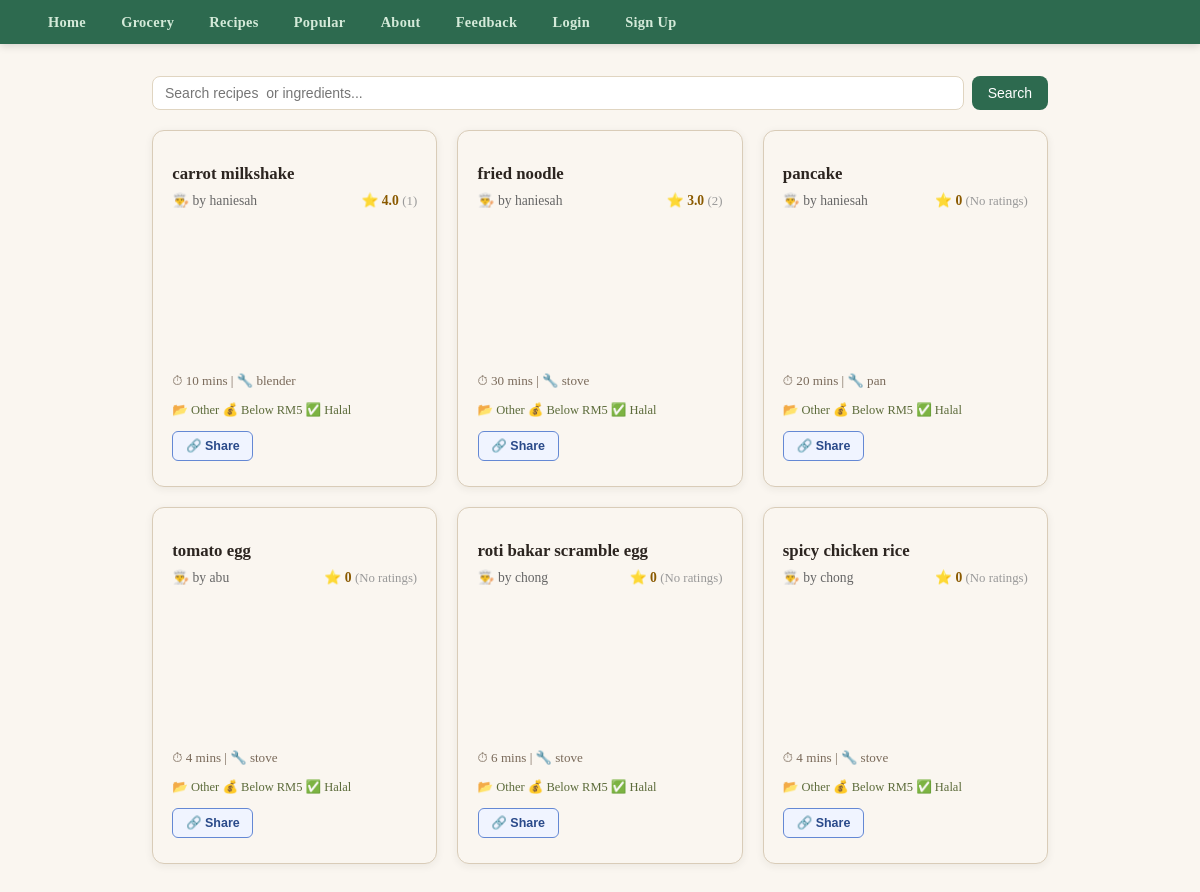
The app's page /recipes/ with its own data.
### pages/models.py (models this page shows, shortened)
class Recipe(models.Model):
    BUDGET_CHOICES = [
        ('low',    'Below RM5'),
        ('medium', 'RM5 – RM15'),
        ('high',   'Above RM15'),
    ]
    MEAL_TYPE_CHOICES = [
    ('breakfast', 'Breakfast'),
    ('lunch',     'Lunch'),
    ('dinner',    'Dinner'),
    ('snack',     'Snack'),
    ('dessert',   'Dessert'),
    ('drinks',    'Drinks'),
    ('other',     'Other'),
    ]
    meal_type = models.CharField(max_length=20, choices=MEAL_TYPE_CHOICES, default='other')
    name         = models.CharField(max_length=100)
    ingredients  = models.ManyToManyField(
        Ingredient,
        blank=True,
        related_name='recipes'
    )
    cooking_time = models.IntegerField()
    appliance    = models.CharField(max_length=100)
    instructions = models.TextField()
    image_url    = models.URLField(max_length=500, null=True, blank=True)
    is_halal     = models.BooleanField(default=True)
    budget       = models.CharField(
        max_length=10, choices=BUDGET_CHOICES, default='low'
    )
    filters      = models.ManyToManyField(RecipeFilter, blank=True)
    user         = models.ForeignKey(
        'pages.AppUser',
        on_delete=models.CASCADE,
        related_name='recipes'
    )

class AppUser(AbstractUser):
    age = models.IntegerField(null=True, blank=True)
    objects = UserManager()

### pages/views.py (the view)
# urls.py: path("recipes/",                 views.recipe_list,   name="recipe_list"),
def recipe_list(request):
    recipes = Recipe.objects.all()
    search = request.GET.get('search', '').strip()
    if search:
        recipes = recipes.filter(
            Q(name__icontains=search) | Q(ingredients__name__icontains=search)
        ).distinct()
    ingredient_search_q = request.GET.get('ingredient', '').strip()
    if ingredient_search_q:
        recipes = recipes.filter(
            ingredients__name__icontains=ingredient_search_q
        ).distinct()
    meal_types = request.GET.getlist('meal_type')
    if meal_types:
        recipes = recipes.filter(meal_type__in=meal_types)
    if request.user.is_authenticated:
        favourited_ids = set(
            FavouriteRecipe.objects.filter(user=request.user)
            .values_list('recipe_id', flat=True)
        )
    else:
        favourited_ids = set()
    paginator = Paginator(recipes, 6)
    recipes_page = paginator.get_page(request.GET.get('page'))
    recipes_with_info = []
    for recipe in recipes_page:
        avg_rating = recipe.ratings.all().aggregate(Avg('stars'))['stars__avg'] or 0
        avg_rating = round(avg_rating, 1)
        total_ratings = recipe.ratings.count()
        user_name = recipe.user.username if recipe.user else "Anonymous"
        is_favourited = recipe.id in favourited_ids
        recipes_with_info.append({
            'recipe': recipe,
            'id': recipe.id,
            'avg_rating': avg_rating,
            'total_ratings': total_ratings,
            'creator': user_name,
            'is_favourited': is_favourited,
        })
    return render(request, 'pages/recipe_list.html', {
        'recipes':       recipes_with_info, # Use this array to loop through cards in your template
        'page_obj':      recipes_page,      # Common naming convention for pagination elements
        'favourited_ids': favourited_ids,
    })

### pages/templates/pages/recipe_list.html (shortened to what this page needs)
{% extends 'pages/base.html' %}
{% block content %}
<main class="recipe_list">
    <form action="{% url 'recipe_list' %}" method="GET" class="search_form">
        <input
            type="text"
            name="search"
            class="search_input"
            placeholder="Search recipes  or ingredients..."
            value="{{ request.GET.search }}">
        <button type="submit" class="search_btn">Search</button>
    </form>
    <section class="recipe_cards">
        {% for item in recipes %}
            <article class="card" id="card-{{ item.recipe.id }}" onclick="window.location.href='{% url 'recipe_detail' item.recipe.id %}'" style="cursor:pointer;">
                <h2>{{ item.recipe.name }}</h2>
                <div class="recipe_meta">
                    <span class="recipe_creator">👨‍🍳 by {{ item.creator }}</span>
                    <span class="recipe_rating">
                        ⭐ {{ item.avg_rating }}
                        {% if item.total_ratings > 0 %}
                            <span class="rating_count">({{ item.total_ratings }})</span>
                        {% else %}
                            <span class="rating_count">(No ratings)</span>
                        {% endif %}
                    </span>
                </div>
                <div class="card_image_wrap">
                </div>
                <p class="card_meta">⏱ {{ item.recipe.cooking_time }} mins | 🔧 {{ item.recipe.appliance }}</p>
                <p class="card_tags">
                    📂 {{ item.recipe.get_meal_type_display }}
                    💰 {{ item.recipe.get_budget_display }}
                    {% if item.recipe.is_halal %}✅ Halal{% else %}❌ Non-Halal{% endif %}
                </p>
                <div class="card_actions">
                    <button class="btn_action btn_share"
                        data-url="{{ request.scheme }}://{{ request.get_host }}{% url 'recipe_detail' item.recipe.id %}"
                        onclick="event.stopPropagation(); shareRecipe(this)">🔗 Share</button>
                </div>
            </article>
        {% empty %}
            <p>No recipes found.</p>
        {% endfor %}
    </section>
</main>
{% endblock %}

### pages/templates/pages/base.html (style rules this page uses)
:root { --cream: #faf6f0; --tan: #e0d5c1; --brown: #2c2520; --green: #6ac383; --green-mid: #96D4AA; --green-dark: #2d6a4f; --olive: #5c6b3a; --amber: #8a5a00; }
*, *::before, *::after { box-sizing: border-box; }
body { font-family: 'Georgia', serif; background: var(--cream); color: var(--brown); margin: 0; min-height: 100vh; }
h1, h2, h3 { color: var(--brown); }
main { padding: 2rem; max-width: 960px; margin: 0 auto; }
.card { background: #fff; border: 1.5px solid var(--tan); border-radius: 12px; overflow: hidden; box-shadow: 0 2px 8px rgba(44,37,32,0.07); }
.recipe_cards { display: grid; grid-template-columns: repeat(auto-fill, minmax(250px, 1fr)); gap: 20px; }
.card_image_wrap { width: 100%; aspect-ratio: 16/9; overflow: hidden; max-height: 220px; }
.search_form { display: flex; gap: 8px; margin-bottom: 20px; flex-wrap: wrap; }
.search_input { flex: 1; min-width: 140px; padding: 8px 12px; border: 1.5px solid var(--tan); border-radius: 8px; font-size: 14px; background: #fff; outline: none; }
.search_btn { padding: 8px 16px; background: var(--green-dark); color: #fff; border: none; border-radius: 8px; font-size: 14px; cursor: pointer; }

### pages/templates/pages/recipe_list.html (style rules this page uses)
.card_actions { display: flex; flex-wrap: wrap; gap: 0.4rem; margin: 0.8rem 0 0.4rem; }
.card { background: #faf6f0; border: 1.5px solid #d9ccb8; border-radius: 12px; padding: 1.2rem; transition: box-shadow 0.2s, transform 0.15s; }
.card h2 { color: #2c2520; font-size: 1.05rem; margin-bottom: 0.4rem; }
.card_meta { color: #7a6a5a; font-size: 0.82rem; }
.card_tags { font-size: 0.78rem; color: #5c6b3a; margin: 0.3rem 0 0.6rem; display: flex; gap: 0.5rem; flex-wrap: wrap; }
.btn_action { padding: 0.4rem 0.8rem; font-size: 0.78rem; font-weight: 600; border-radius: 6px; border: 1.5px solid; cursor: pointer; text-decoration: none; transition: background 0.2s, color 0.2s; white-space: nowrap; }
.btn_share { background: #f0f4ff; color: #2a4a8a; border-color: #6488d4; }
.recipe_meta { display: flex; justify-content: space-between; align-items: center; gap: 1rem; margin: 0.5rem 0 0.8rem; font-size: 0.85rem; flex-wrap: wrap; }
.recipe_creator { color: #666; font-weight: 500; }
.recipe_rating { font-weight: 700; color: #8a5a00; }
.rating_count { color: #999; font-weight: normal; font-size: 0.8rem; }

### records on screen
Recipe: recipe.name "carrot milkshake", creator "haniesah", avg_rating "4.0", total_ratings "1", recipe.cooking_time "10", recipe.appliance "blender", recipe.meal_type "Other", recipe.budget "Below RM5", is_halal "✅ Halal"
Recipe: recipe.name "fried noodle", creator "haniesah", avg_rating "3.0", total_ratings "2", recipe.cooking_time "30", recipe.appliance "stove", recipe.meal_type "Other", recipe.budget "Below RM5", is_halal "✅ Halal"
Recipe: recipe.name "pancake", creator "haniesah", avg_rating "0", shows "(No ratings)", recipe.cooking_time "20", recipe.appliance "pan", recipe.meal_type "Other", recipe.budget "Below RM5", is_halal "✅ Halal"
Recipe: recipe.name "tomato egg", creator "abu", avg_rating "0", shows "(No ratings)", recipe.cooking_time "4", recipe.appliance "stove", recipe.meal_type "Other", recipe.budget "Below RM5", is_halal "✅ Halal"
Recipe: recipe.name "roti bakar scramble egg", creator "chong", avg_rating "0", shows "(No ratings)", recipe.cooking_time "6", recipe.appliance "stove", recipe.meal_type "Other", recipe.budget "Below RM5", is_halal "✅ Halal"
Recipe: recipe.name "spicy chicken rice", creator "chong", avg_rating "0", shows "(No ratings)", recipe.cooking_time "4", recipe.appliance "stove", recipe.meal_type "Other", recipe.budget "Below RM5", is_halal "✅ Halal"
